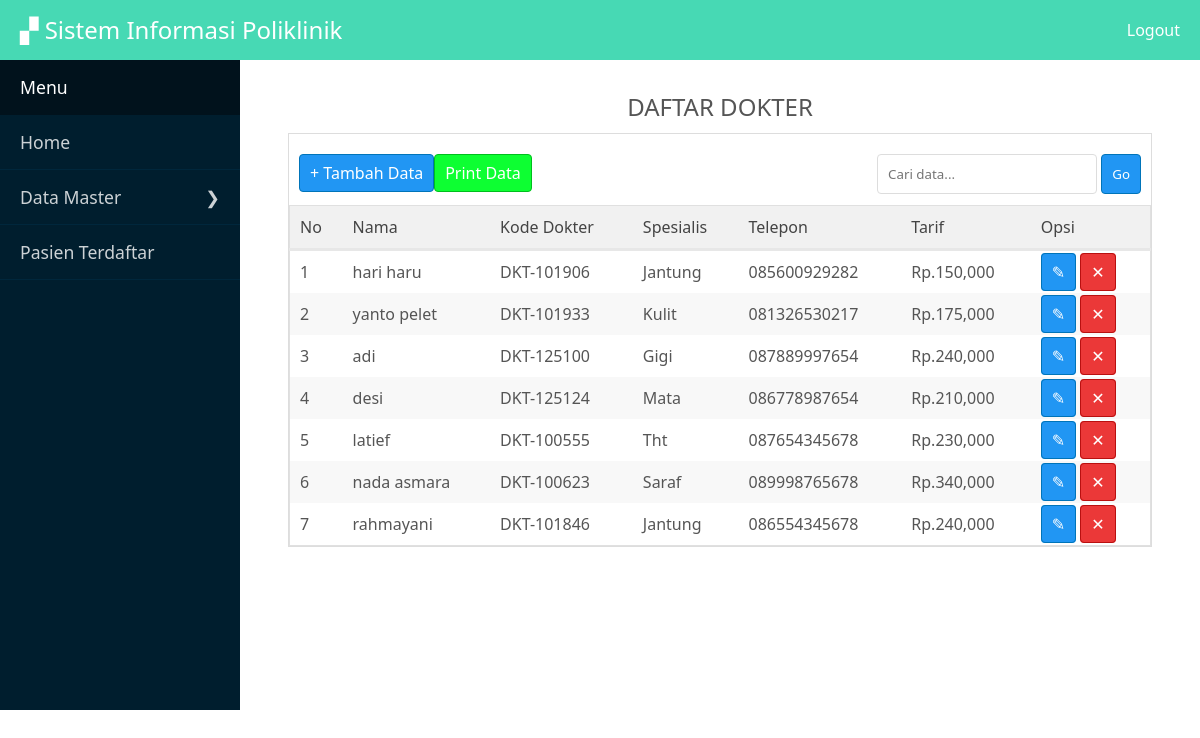
The page /panel/dokter/index.php (signed in) on the database its author committed.
### tables this page shows
CREATE TABLE IF NOT EXISTS `dokter` (
  `id_dokter` int(11) NOT NULL AUTO_INCREMENT,
  `kodedkt` varchar(15) NOT NULL,
  `namadkt` varchar(30) NOT NULL,
  `alamat` text NOT NULL,
  `telepon` varchar(13) NOT NULL,
  `tarif` int(11) NOT NULL,
  `id_med` int(11) NOT NULL,
  PRIMARY KEY (`id_dokter`),
  KEY `id_med` (`id_med`)
);

CREATE TABLE IF NOT EXISTS `medis` (
  `id_med` int(11) NOT NULL AUTO_INCREMENT,
  `med` varchar(20) NOT NULL,
  `kodemed` varchar(15) NOT NULL,
  PRIMARY KEY (`id_med`)
);

### Control.php (called while the page is built, shortened)
<?php
$link = mysqli_connect('localhost','root','','poliklinik');
function data($query){
	global $link;
	$result = mysqli_query($link,$query);
	return $result;
}
?>

### panel/dokter/index.php (the view, shortened to what this page needs)
<?php
require_once '../../Control.php';
$query = "SELECT * FROM dokter,medis WHERE dokter.id_med = medis.id_med ";
$read = data($query);
 ?>
<?php require_once 'view/view.php'; head(); ?>
<div class="bungkus">
	<div class="main">
		<div class="isimain">
					<center style="padding: 10px;"><h2>DAFTAR DOKTER</h2></center>
				<div class="datatampil">
					<div class="add">
						<a href="add.php" class="tmbl biru kiri">+ Tambah Data</a>
						<a href="cetak.php" class="tmbl lime kiri">Print Data</a>
						<form action="index.php" method="get" class="kanan">
							<input type="text" name="cari" placeholder="Cari data...">
							<button class="biru">Go</button>
						</form>
					</div>
					<label for="" class="clear"></label>
					<table class="full">
						<thead>
							<tr>
								<td>No</td>
								<td>Nama</td>
								<td>Kode Dokter</td>
								<td>Spesialis</td>
								<td>Telepon</td>
								<td>Tarif</td>
								<td>Opsi</td>
							</tr>
						</thead>
						<tbody>
<?php
$no = 0;
while($row = mysqli_fetch_assoc($read) ){
$no++;
?>
							<tr>
								<td><?= $no ?></td>
								<td><?= $row['namadkt'] ?></td>
								<td><?= $row['kodedkt'] ?></td>
								<td><?= $row['med'] ?></td>
								<td><?= $row['telepon'] ?></td>
								<td>Rp.<?= number_format($row['tarif']) ?></td>
								<td>
									<a href="edit.php?id=<?= $row['id_dokter'] ?>" class="tmbl biru">&#9998;</a>
									<a href="delete.php?id=<?= $row['id_dokter'] ?>" class="tmbl merah">&#10005;</a>
								</td>
							</tr>
<?php } ?>
						</tbody>
					</table>
				</div>
		</div>
	</div>

### style.css (style rules this page uses)
* { margin: 0; padding: 0; font-family: 'Century Gothic','Segoe UI',sans-serif; box-sizing: border-box; text-decoration: none; font-weight: normal; }
body { background: #fff; font-size: 16px; color: #555; }
nav, h1,h2,h3,h4,p,b { display: block; }
input,textarea,button,select { padding: 10px; border:1px solid #ddd; border-radius: 4px; background: #fff; }
input[type="submit"],input[type="reset"],button,select { cursor: pointer; }
label { padding: 3px 0px; display: block; margin:5px 0px; }
.full { width: 100%; }
.kanan { float: right; }
.kiri { float: left; }
.clear { clear: both; }
.tmbl { padding: 7px 10px; font-size: 1em; border-radius: 4px; }
.biru { background: #2196f3; color: #fff; border:1px solid #0074b9; }
.lime { background: #0dff32; color: #fff; border:1px solid #00bf1d; }
.merah { background: #eb3838; color: #fff; border:1px solid #B91010; }
table { border-collapse: collapse; width: 100%; border:1px solid #e0e0e0; }
table td { padding: 10px; }
table thead { background: #f1f1f1; color: #444; border-bottom: 3px solid #e7e7e7; }
table tbody tr:nth-child(even) { background: #f8f8f8; }
.back,.add { padding: 20px 10px; }
.bungkus { width: 100%; height: auto; overflow: hidden; margin: 0 auto; background: #001E2E; }
.main { width: 80%; float: right; min-height: 650px; background: #fff; }
.isimain { width: 90%; margin: 20px auto; }
.datatampil { width: 100%; margin:0 auto; background: #fff; border: 1px solid #ddd; }

### rows shown on the page
dokter: namadkt "hari haru", kodedkt "DKT-101906", id_med.med "Jantung", telepon "085600929282", tarif "150,000"
dokter: namadkt "yanto pelet", kodedkt "DKT-101933", id_med.med "Kulit", telepon "081326530217", tarif "175,000"
dokter: namadkt "adi", kodedkt "DKT-125100", id_med.med "Gigi", telepon "087889997654", tarif "240,000"
dokter: namadkt "desi", kodedkt "DKT-125124", id_med.med "Mata", telepon "086778987654", tarif "210,000"
dokter: namadkt "latief", kodedkt "DKT-100555", id_med.med "Tht", telepon "087654345678", tarif "230,000"
dokter: namadkt "nada asmara", kodedkt "DKT-100623", id_med.med "Saraf", telepon "089998765678", tarif "340,000"
dokter: namadkt "rahmayani", kodedkt "DKT-101846", id_med.med "Jantung", telepon "086554345678", tarif "240,000"
